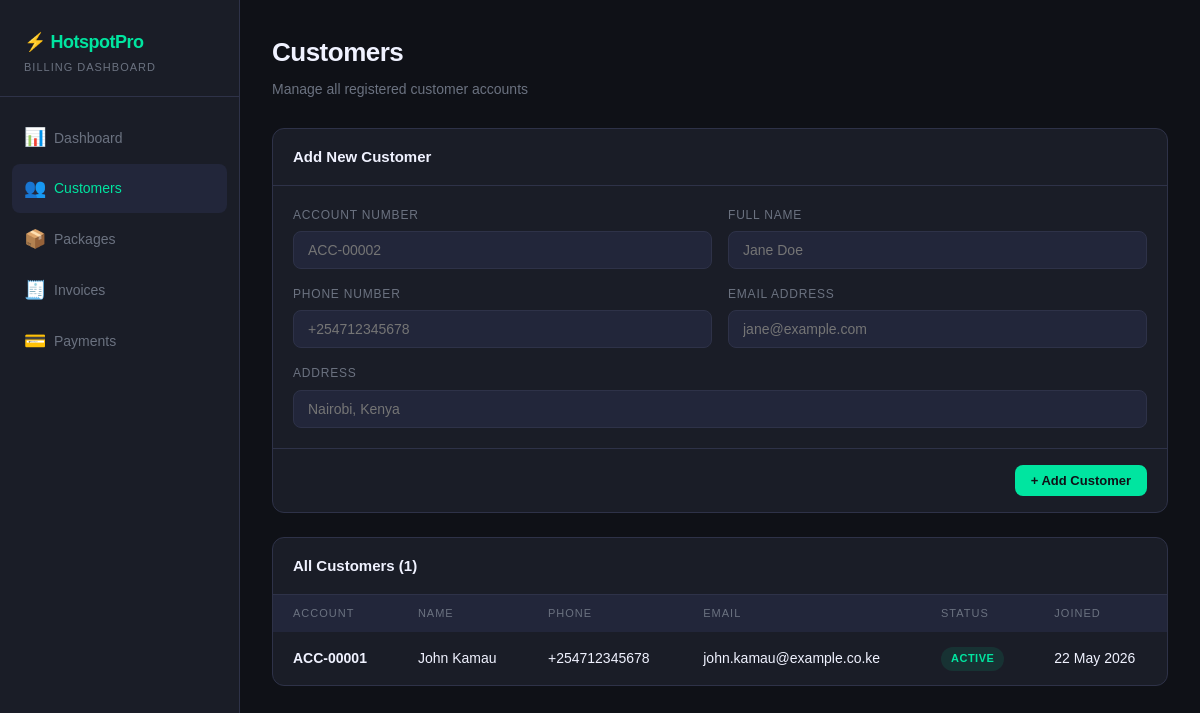
The page /customers (signed in) on the database its author committed.
### billing_system/models/models.py (models this page shows, shortened)
class Customer(Base):
    __tablename__ = "customers"
    id             = Column(String(36), primary_key=True, default=_uuid)
    account_number = Column(String(20), unique=True, nullable=False, index=True)
    full_name      = Column(String(255), nullable=False)
    email          = Column(String(255), unique=True, nullable=True)
    phone          = Column(String(30), nullable=True)
    address        = Column(Text, nullable=True)
    status         = Column(Enum(CustomerStatus), nullable=False, default=CustomerStatus.ACTIVE)
    credit_balance = Column(Numeric(14, 4), nullable=False, default=Decimal("0.0000"))
    created_at     = Column(DateTime(timezone=True), nullable=False, default=_now)
    updated_at     = Column(DateTime(timezone=True), nullable=False, default=_now, onupdate=_now)
    meters         = relationship("Meter", back_populates="customer", cascade="all, delete-orphan")
    billing_cycles = relationship("BillingCycle", back_populates="customer")

### billing_system/api/frontend.py (the view)
@router.get("/customers", response_class=HTMLResponse)
def customers_page(request: Request, db: Session = Depends(get_db_dep)):
    customers = db.query(Customer).order_by(Customer.created_at.desc()).all()
    from jinja2 import Environment, FileSystemLoader
    from fastapi.responses import HTMLResponse
    env = Environment(loader=FileSystemLoader("billing_system/templates"))
    html = env.get_template("customers.html").render(request=request, active="customers", customers=customers)
    return HTMLResponse(html)

### billing_system/templates/customers.html (shortened to what this page needs)
<!DOCTYPE html>
<html lang="en">
<head>
  <link rel="stylesheet" href="/static/css/style.css">
</head>
<body>
<aside class="sidebar">
  <div class="sidebar-logo">
    <h1>⚡ HotspotPro</h1>
    <p>Billing Dashboard</p>
  </div>
  <nav class="sidebar-nav">
    <a href="/" class="nav-item"><span class="icon">📊</span> Dashboard</a>
    <a href="/customers" class="nav-item active"><span class="icon">👥</span> Customers</a>
    <a href="/packages" class="nav-item"><span class="icon">📦</span> Packages</a>
    <a href="/invoices" class="nav-item"><span class="icon">🧾</span> Invoices</a>
    <a href="/payments" class="nav-item"><span class="icon">💳</span> Payments</a>
  </nav>
</aside>
<main class="main">
  <div class="page-header">
    <h2>Customers</h2>
    <p>Manage all registered customer accounts</p>
  </div>
  <div class="card" style="margin-bottom:24px;">
    <div class="card-header"><h3>Add New Customer</h3></div>
    <form method="POST" action="/customers/new">
      <div class="form-grid">
        <div class="form-group">
          <label>Account Number</label>
          <input type="text" name="account_number" placeholder="ACC-00002" required>
        </div>
        <div class="form-group">
          <label>Full Name</label>
          <input type="text" name="full_name" placeholder="Jane Doe" required>
        </div>
        <div class="form-group">
          <label>Phone Number</label>
          <input type="text" name="phone" placeholder="+254712345678">
        </div>
        <div class="form-group">
          <label>Email Address</label>
          <input type="email" name="email" placeholder="jane@example.com">
        </div>
        <div class="form-group full">
          <label>Address</label>
          <input type="text" name="address" placeholder="Nairobi, Kenya">
        </div>
      </div>
      <div class="form-actions">
        <button type="submit" class="btn btn-primary">+ Add Customer</button>
      </div>
    </form>
  </div>
  <div class="card">
    <div class="card-header">
      <h3>All Customers ({{ customers|length }})</h3>
    </div>
    {% if customers %}
    <table>
      <thead>
        <tr><th>Account</th><th>Name</th><th>Phone</th><th>Email</th><th>Status</th><th>Joined</th></tr>
      </thead>
      <tbody>
        {% for c in customers %}
        <tr>
          <td><strong>{{ c.account_number }}</strong></td>
          <td>{{ c.full_name }}</td>
          <td>{{ c.phone or '—' }}</td>
          <td>{{ c.email or '—' }}</td>
          <td><span class="badge badge-green">{{ c.status.value }}</span></td>
          <td>{{ c.created_at.strftime('%d %b %Y') }}</td>
        </tr>
        {% endfor %}
      </tbody>
    </table>
    {% else %}
    <div class="empty"><p>No customers yet</p></div>
    {% endif %}
  </div>
</main>
</body>
</html>

### billing_system/static/css/style.css (style rules this page uses)
*, *::before, *::after { box-sizing: border-box; margin: 0; padding: 0; }
:root { --bg: #0f1117; --surface: #1a1d27; --surface2: #22263a; --border: #2e3248; --accent: #00e5a0; --accent2: #5b6af0; --danger: #ff4d6d; --warning: #ffb547; --text: #f0f2ff; --muted: #6b7280; --font-display: 'Arial Black', 'Arial Bold', Gadget, sans-serif; --font-body: 'Arial', sans-serif; }
body { background: var(--bg); color: var(--text); font-family: var(--font-body); font-size: 15px; line-height: 1.6; min-height: 100vh; display: flex; }
.sidebar { width: 240px; min-height: 100vh; background: var(--surface); border-right: 1px solid var(--border); display: flex; flex-direction: column; padding: 0; position: fixed; top: 0; left: 0; z-index: 100; }
.sidebar-logo { padding: 28px 24px 20px; border-bottom: 1px solid var(--border); }
.sidebar-logo h1 { font-family: var(--font-display); font-size: 18px; font-weight: 800; color: var(--accent); letter-spacing: -0.5px; }
.sidebar-logo p { font-size: 11px; color: var(--muted); margin-top: 2px; text-transform: uppercase; letter-spacing: 1px; }
.sidebar-nav { padding: 16px 12px; flex: 1; }
.nav-item { display: flex; align-items: center; gap: 10px; padding: 10px 12px; border-radius: 8px; color: var(--muted); text-decoration: none; font-size: 14px; font-weight: 500; transition: all 0.15s; margin-bottom: 2px; }
.nav-item.active { background: var(--surface2); color: var(--accent); }
.nav-item .icon { font-size: 18px; width: 20px; text-align: center; }
.main { margin-left: 240px; flex: 1; padding: 32px; max-width: calc(100vw - 240px); }
.page-header { margin-bottom: 28px; }
.page-header h2 { font-family: var(--font-display); font-size: 26px; font-weight: 800; letter-spacing: -0.5px; }
.page-header p { color: var(--muted); font-size: 14px; margin-top: 4px; }
.card { background: var(--surface); border: 1px solid var(--border); border-radius: 12px; overflow: hidden; margin-bottom: 24px; }
.card-header { padding: 16px 20px; border-bottom: 1px solid var(--border); display: flex; align-items: center; justify-content: space-between; }
.card-header h3 { font-family: var(--font-display); font-size: 15px; font-weight: 700; }
table { width: 100%; border-collapse: collapse; }
th { padding: 10px 20px; text-align: left; font-size: 11px; text-transform: uppercase; letter-spacing: 1px; color: var(--muted); background: var(--surface2); font-weight: 500; }
td { padding: 14px 20px; border-bottom: 1px solid var(--border); font-size: 14px; }
tr:last-child td { border-bottom: none; }
.badge { display: inline-block; padding: 3px 10px; border-radius: 20px; font-size: 11px; font-weight: 600; text-transform: uppercase; letter-spacing: 0.5px; }
.badge-green { background: rgba(0,229,160,0.1); color: var(--accent); }
.btn { display: inline-flex; align-items: center; gap: 6px; padding: 8px 16px; border-radius: 8px; font-size: 13px; font-weight: 600; font-family: var(--font-body); cursor: pointer; border: none; transition: all 0.15s; text-decoration: none; }
.btn-primary { background: var(--accent); color: #0f1117; }
.form-grid { display: grid; grid-template-columns: 1fr 1fr; gap: 16px; padding: 20px; }
.form-group { display: flex; flex-direction: column; gap: 6px; }
.form-group.full { grid-column: 1 / -1; }
label { font-size: 12px; color: var(--muted); text-transform: uppercase; letter-spacing: 0.8px; font-weight: 500; }
input, select, textarea { background: var(--surface2); border: 1px solid var(--border); border-radius: 8px; padding: 10px 14px; color: var(--text); font-family: var(--font-body); font-size: 14px; transition: border-color 0.15s; width: 100%; }
.form-actions { padding: 16px 20px; border-top: 1px solid var(--border); display: flex; gap: 10px; justify-content: flex-end; }

### rows shown on the page
Customer: account_number "ACC-00001", full_name "John Kamau", phone "+254712345678", email "john.kamau@example.co.ke", status.value "ACTIVE", created_at "22 May 2026"

### other values the page prints
{{ customers|length }} "1"
